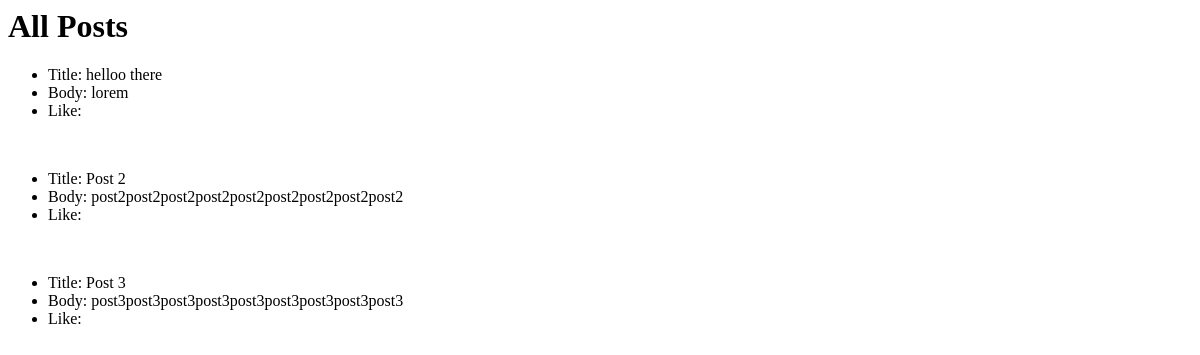
/, run on an earlier commit of the app's database.
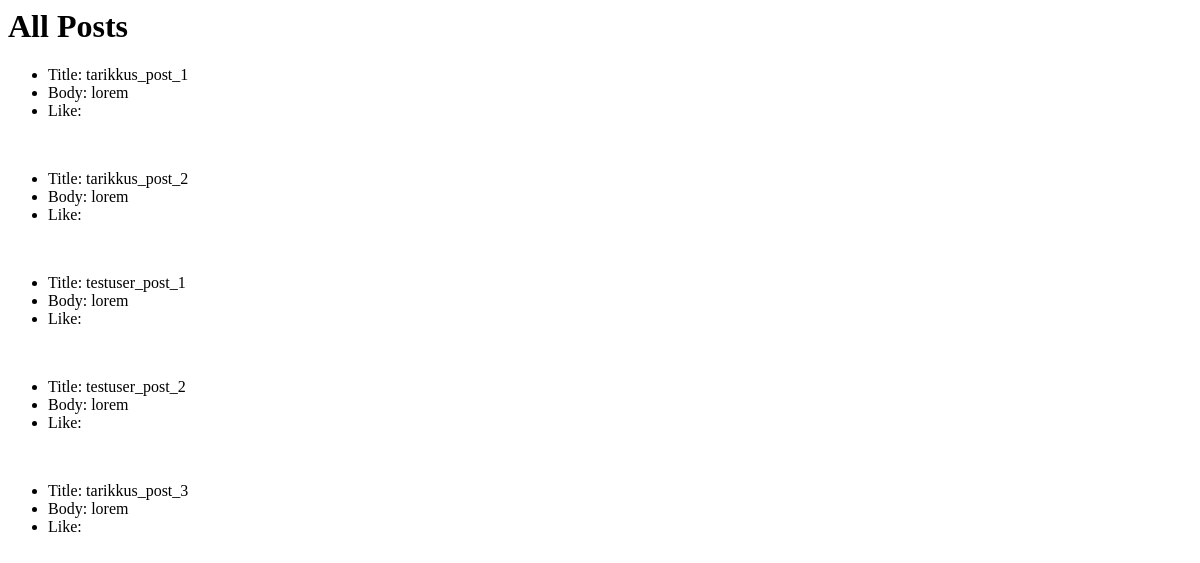
And on a later commit of the database.
### social_network/models.py (models this page shows)
class Post(models.Model):
    author = models.ForeignKey(User, null=True, on_delete=models.CASCADE)
    title = models.CharField(max_length=50)
    body = models.CharField(blank=True, max_length=250)
    likes = GenericRelation(Like)

### social_network/views.py (the view)
# urls.py: path('', PostView.as_view(), name='home'),
class PostView(ListView):
    model = Post
    template_name = 'social_network/posts.html'

### social_network/templates/social_network/posts.html (shortened to what this page needs)
<h1>All Posts</h1>
{% for post in object_list %}
<ul>
  <li>Title: {{ post.title }}</li>
  <li>Body: {{ post.body }}</li>
  <li>Like: {{ post.like }}</li>
</ul>
{% endfor %}

What changed in the data, as far as the page shows it:
removed Post: title "Post 3", body "post3post3post3post3post3post3post3post3post3"
changed Post: title "helloo there" → "tarikkus_post_1"
changed Post: title "Post 2" → "tarikkus_post_2"; body "post2post2post2post2post2post2post2post2post2" → "lorem"
added Post: title "testuser_post_1", body "lorem"
added Post: title "testuser_post_2", body "lorem"
added Post: title "tarikkus_post_3", body "lorem"
